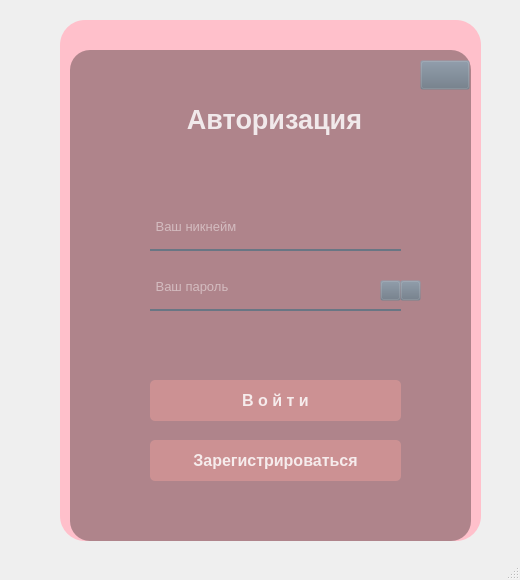
<?xml version="1.0" encoding="UTF-8"?>
<ui version="4.0">
 <class>MainWindow</class>
 <widget class="QMainWindow" name="MainWindow">
  <property name="geometry">
   <rect>
    <x>0</x>
    <y>0</y>
    <width>520</width>
    <height>580</height>
   </rect>
  </property>
  <property name="font">
   <font>
    <weight>75</weight>
    <bold>true</bold>
   </font>
  </property>
  <property name="windowTitle">
   <string>MainWindow</string>
  </property>
  <widget class="QWidget" name="centralwidget">
   <widget class="QWidget" name="widget" native="true">
    <property name="geometry">
     <rect>
      <x>30</x>
      <y>10</y>
      <width>451</width>
      <height>541</height>
     </rect>
    </property>
    <property name="styleSheet">
     <string notr="true">QPushButton#pb_login{
	background-color: rgba(210, 148, 148, 210);
	color: rgba(255, 255, 255, 210);
	border-radius: 5px;
}
QPushButton#pb_login:hover{
	background-color: rgba(230, 168, 168, 210);
}
QPushButton#pb_login:pressed{
	padding-left: 2px;
	padding-top: 2px;
	background-color: rgba(255, 188, 188, 210);
}

QPushButton#pb_regist{
	background-color: rgba(210, 148, 148, 210);
	color: rgba(255, 255, 255, 210);
	border-radius: 5px;
}
QPushButton#pb_regist:hover{
	background-color: rgba(230, 168, 168, 210);
}
QPushButton#pb_regist:pressed{
	padding-left: 2px;
	padding-top: 2px;
	background-color: rgba(255, 188, 188, 210);
}

QPushButton#pb_for{
	background-color: rgba(105, 118, 132, 0);
	color: rgba(255, 255, 255, 210);
	border-radius: 5px;
}
QPushButton#pb_for:pressed{
	padding-left: 2px;
	padding-top: 2px;
}

QPushButton#pb_back{
	background-color: rgba(105, 118, 132, 0);
}
QPushButton#pb_back:pressed{
	padding-left: 2px;
	padding-top: 2px;
}

QPushButton#pb_close{
	background-color: rgba(105, 118, 132, 0);
}
QPushButton#pb_close:pressed{
	padding-left: 3px;
	padding-top: 3px;
}

QPushButton#pb_eye_not{
	background-color: rgba(105, 118, 132, 0);
}
QPushButton#pb_eye_not:pressed{
	padding-left: 1px;
	padding-top: 1px;
}

QPushButton#pb_eye_active{
	background-color: rgba(105, 118, 132, 0);
}
QPushButton#pb_eye_active:pressed{
	padding-left: 1px;
	padding-top: 1px;
}</string>
    </property>
    <widget class="QLabel" name="back">
     <property name="geometry">
      <rect>
       <x>30</x>
       <y>10</y>
       <width>421</width>
       <height>521</height>
      </rect>
     </property>
     <property name="styleSheet">
      <string notr="true">background-color: #ffc0cb;
border-radius: 25px;</string>
     </property>
     <property name="text">
      <string/>
     </property>
    </widget>
    <widget class="QLabel" name="front">
     <property name="geometry">
      <rect>
       <x>40</x>
       <y>40</y>
       <width>401</width>
       <height>491</height>
      </rect>
     </property>
     <property name="styleSheet">
      <string notr="true">background-color: rgba(0, 0, 0, 80);
border-radius: 20px;</string>
     </property>
     <property name="text">
      <string/>
     </property>
    </widget>
    <widget class="QLabel" name="login">
     <property name="geometry">
      <rect>
       <x>119</x>
       <y>90</y>
       <width>251</width>
       <height>40</height>
      </rect>
     </property>
     <property name="font">
      <font>
       <pointsize>20</pointsize>
       <weight>75</weight>
       <bold>true</bold>
      </font>
     </property>
     <property name="layoutDirection">
      <enum>Qt::LeftToRight</enum>
     </property>
     <property name="styleSheet">
      <string notr="true">color: rgba(255, 255, 255, 210);</string>
     </property>
     <property name="text">
      <string>&lt;html&gt;&lt;head/&gt;&lt;body&gt;&lt;p align=&quot;center&quot;&gt;Авторизация&lt;/p&gt;&lt;/body&gt;&lt;/html&gt;</string>
     </property>
    </widget>
    <widget class="QLineEdit" name="user_nickname">
     <property name="geometry">
      <rect>
       <x>120</x>
       <y>200</y>
       <width>251</width>
       <height>41</height>
      </rect>
     </property>
     <property name="font">
      <font>
       <pointsize>10</pointsize>
       <weight>50</weight>
       <bold>false</bold>
      </font>
     </property>
     <property name="styleSheet">
      <string notr="true">background-color: rgba(0, 0, 0, 0);
border: none;
border-bottom: 2px solid rgba(105, 118, 132, 255);
color: rgba(255, 255, 255, 230);
padding-bottom: 7px;</string>
     </property>
     <property name="placeholderText">
      <string> Ваш никнейм</string>
     </property>
    </widget>
    <widget class="QLineEdit" name="user_password">
     <property name="geometry">
      <rect>
       <x>120</x>
       <y>260</y>
       <width>251</width>
       <height>41</height>
      </rect>
     </property>
     <property name="font">
      <font>
       <pointsize>10</pointsize>
      </font>
     </property>
     <property name="styleSheet">
      <string notr="true">background-color: rgba(0, 0, 0, 0);
border: none;
border-bottom: 2px solid rgba(105, 118, 132, 255);
color: rgba(255, 255, 255, 230);
padding-bottom: 7px;</string>
     </property>
     <property name="echoMode">
      <enum>QLineEdit::Password</enum>
     </property>
     <property name="placeholderText">
      <string> Ваш пароль</string>
     </property>
    </widget>
    <widget class="QPushButton" name="pb_login">
     <property name="enabled">
      <bool>true</bool>
     </property>
     <property name="geometry">
      <rect>
       <x>120</x>
       <y>370</y>
       <width>251</width>
       <height>41</height>
      </rect>
     </property>
     <property name="font">
      <font>
       <pointsize>12</pointsize>
       <weight>75</weight>
       <bold>true</bold>
      </font>
     </property>
     <property name="styleSheet">
      <string notr="true"/>
     </property>
     <property name="text">
      <string>В о й т и</string>
     </property>
    </widget>
    <widget class="QPushButton" name="pb_close">
     <property name="geometry">
      <rect>
       <x>390</x>
       <y>50</y>
       <width>50</width>
       <height>30</height>
      </rect>
     </property>
     <property name="font">
      <font>
       <weight>75</weight>
       <bold>true</bold>
      </font>
     </property>
     <property name="text">
      <string/>
     </property>
     <property name="icon">
      <iconset>
       <normaloff>../Images/close.png</normaloff>../Images/close.png</iconset>
     </property>
     <property name="iconSize">
      <size>
       <width>20</width>
       <height>20</height>
      </size>
     </property>
    </widget>
    <widget class="QPushButton" name="pb_regist">
     <property name="enabled">
      <bool>true</bool>
     </property>
     <property name="geometry">
      <rect>
       <x>120</x>
       <y>430</y>
       <width>251</width>
       <height>41</height>
      </rect>
     </property>
     <property name="font">
      <font>
       <pointsize>12</pointsize>
       <weight>75</weight>
       <italic>false</italic>
       <bold>true</bold>
       <underline>false</underline>
       <strikeout>false</strikeout>
       <kerning>true</kerning>
      </font>
     </property>
     <property name="cursor">
      <cursorShape>ArrowCursor</cursorShape>
     </property>
     <property name="mouseTracking">
      <bool>false</bool>
     </property>
     <property name="styleSheet">
      <string notr="true"/>
     </property>
     <property name="text">
      <string>Зарегистрироваться</string>
     </property>
    </widget>
    <widget class="QPushButton" name="pb_eye_not">
     <property name="geometry">
      <rect>
       <x>350</x>
       <y>270</y>
       <width>21</width>
       <height>21</height>
      </rect>
     </property>
     <property name="text">
      <string/>
     </property>
     <property name="icon">
      <iconset>
       <normaloff>../Images/eyes.svg</normaloff>../Images/eyes.svg</iconset>
     </property>
    </widget>
    <widget class="QPushButton" name="pb_eye_active">
     <property name="geometry">
      <rect>
       <x>370</x>
       <y>270</y>
       <width>21</width>
       <height>21</height>
      </rect>
     </property>
     <property name="text">
      <string/>
     </property>
     <property name="icon">
      <iconset>
       <normaloff>../Images/eyes-active.svg</normaloff>../Images/eyes-active.svg</iconset>
     </property>
    </widget>
    <widget class="QLabel" name="error">
     <property name="geometry">
      <rect>
       <x>90</x>
       <y>310</y>
       <width>311</width>
       <height>51</height>
      </rect>
     </property>
     <property name="font">
      <font>
       <pointsize>9</pointsize>
       <weight>50</weight>
       <bold>false</bold>
      </font>
     </property>
     <property name="layoutDirection">
      <enum>Qt::LeftToRight</enum>
     </property>
     <property name="styleSheet">
      <string notr="true">color: rgba(255, 255, 255, 210);</string>
     </property>
     <property name="text">
      <string/>
     </property>
    </widget>
    <zorder>back</zorder>
    <zorder>front</zorder>
    <zorder>login</zorder>
    <zorder>user_nickname</zorder>
    <zorder>user_password</zorder>
    <zorder>pb_login</zorder>
    <zorder>pb_regist</zorder>
    <zorder>pb_eye_not</zorder>
    <zorder>pb_eye_active</zorder>
    <zorder>pb_close</zorder>
    <zorder>error</zorder>
   </widget>
  </widget>
  <widget class="QStatusBar" name="statusbar"/>
 </widget>
 <resources/>
 <connections/>
</ui>
